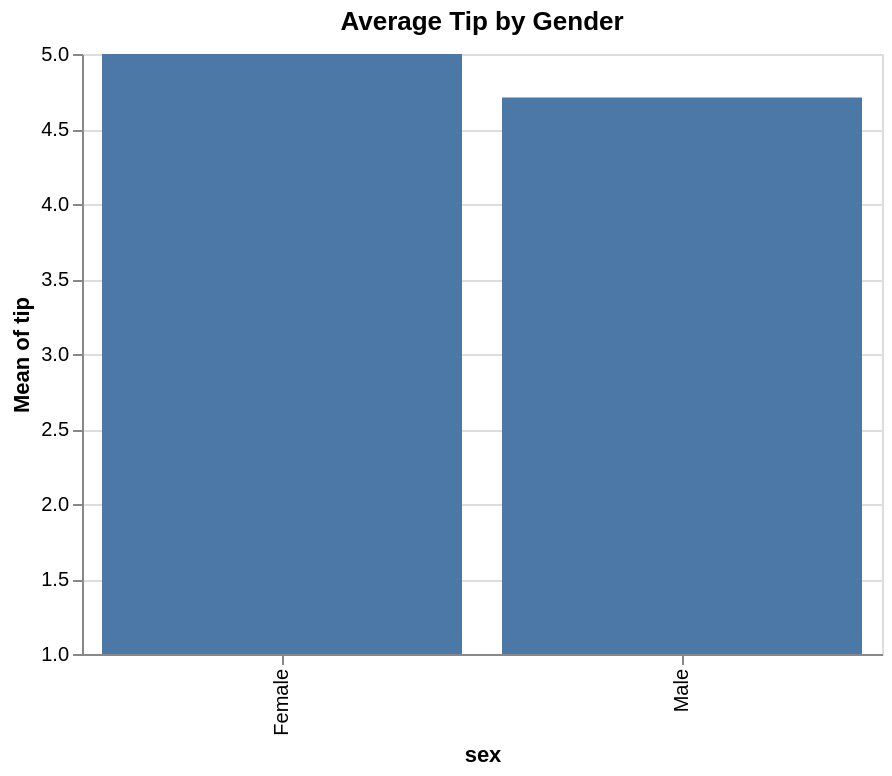

Specify this chart in Vega-Lite:
### Vega-Lite specification from a JSON file in a GitHub repository (floating-point values rounded to 4 significant figures)
{"$schema": "https://vega.github.io/schema/vega-lite/v5.json", "config": {"axis": {"labelLimit": 0}, "header": {"labelLimit": 0}, "legend": {"labelLimit": 0}}, "data": {"values": [{"day": "Sun", "sex": "Female", "size": 2, "tip": 1.01, "total_bill": 16.99}, {"day": "Sun", "sex": "Male", "size": 3, "tip": 1.66, "total_bill": 10.34}, {"day": "Sun", "sex": "Male", "size": 3, "tip": 3.5, "total_bill": 21.01}, {"day": "Sun", "sex": "Male", "size": 2, "tip": 3.31, "total_bill": 23.68}, {"day": "Sun", "sex": "Female", "size": 4, "tip": 3.61, "total_bill": 24.59}, {"day": "Sun", "sex": "Male", "size": 4, "tip": 4.71, "total_bill": 25.29}, {"day": "Sun", "sex": "Male", "size": 2, "tip": 2.0, "total_bill": 8.77}, {"day": "Sun", "sex": "Male", "size": 4, "tip": 3.12, "total_bill": 26.88}, {"day": "Sun", "sex": "Male", "size": 2, "tip": 1.96, "total_bill": 15.04}, {"day": "Sun", "sex": "Female", "size": 2, "tip": 3.23, "total_bill": 14.78}, {"day": "Sun", "sex": "Male", "size": 2, "tip": 1.71, "total_bill": 10.27}, {"day": "Sun", "sex": "Female", "size": 4, "tip": 5.0, "total_bill": 35.26}, {"day": "Sun", "sex": "Male", "size": 2, "tip": 1.57, "total_bill": 15.42}, {"day": "Sun", "sex": "Male", "size": 2, "tip": 3.0, "total_bill": 18.43}, {"day": "Sun", "sex": "Female", "size": 2, "tip": 1.44, "total_bill": 14.83}, {"day": "Sun", "sex": "Male", "size": 2, "tip": 3.5, "total_bill": 21.58}, {"day": "Sun", "sex": "Male", "size": 3, "tip": 1.7, "total_bill": 10.33}, {"day": "Sun", "sex": "Male", "size": 3, "tip": 3.31, "total_bill": 16.29}, {"day": "Sun", "sex": "Male", "size": 3, "tip": 3.5, "total_bill": 16.97}, {"day": "Sun", "sex": "Male", "size": 3, "tip": 3.35, "total_bill": 20.65}]}, "encoding": {"tooltip": [{"field": "tip", "type": "quantitative"}, {"field": "sex", "type": "nominal"}], "x": {"field": "sex", "type": "nominal"}, "y": {"aggregate": "mean", "field": "tip", "scale": {"zero": false}, "type": "quantitative"}}, "height": 300, "mark": "bar", "title": "Average Tip by Gender", "width": 400}
